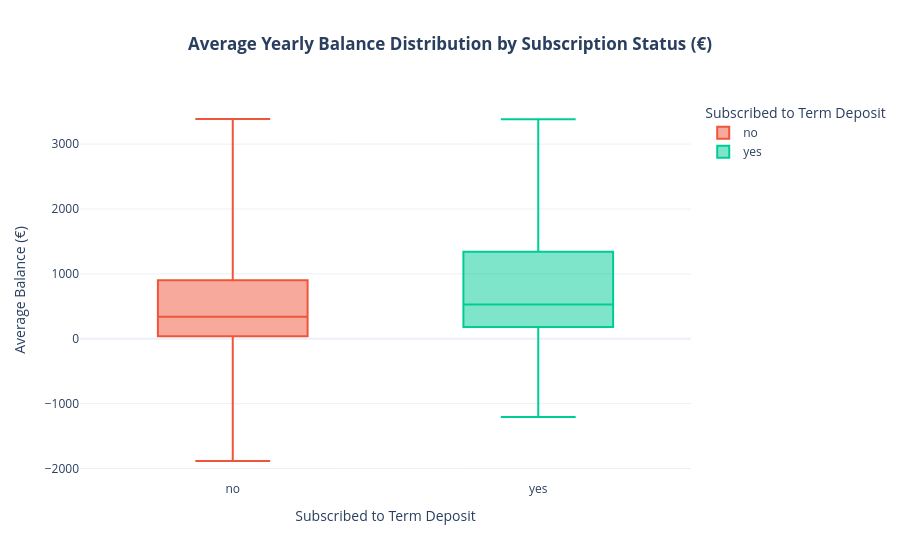

This figure's notebook cell:
### Markdown cell above
### Insight 6: Yearly Bank Balance vs Subscription

### Code cell
# Visual 6: Yearly Balance Boxplot by Target
fig6 = px.box(
    df_final,
    x='y',
    y='balance',
    color='y',
    points=False,
    title='<b>Average Yearly Balance Distribution by Subscription Status (€)</b>',
    labels={'y': 'Subscribed to Term Deposit', 'balance': 'Average Balance (€)'},
    color_discrete_map={'yes': '#00CC96', 'no': '#EF553B'}
)
fig6.update_layout(title_x=0.5)
fig6.show()

### Figure 1 — Plotly figure (JSON) as saved in the notebook; plotly's stock layout.template omitted (floating-point values rounded to 4 significant figures; data arrays with more than 128 entries replaced by an {"elided": "..."} marker saying what was removed)
{"data": [{"alignmentgroup": "True", "boxpoints": false, "hovertemplate": "Subscribed to Term Deposit=%{x}<br>Average Balance (€)=%{y}<extra></extra>", "legendgroup": "no", "marker": {"color": "#EF553B"}, "name": "no", "notched": false, "offsetgroup": "no", "orientation": "v", "showlegend": true, "type": "box", "x": {"elided": "31760 str values"}, "x0": " ", "xaxis": "x", "y": {"elided": "31760 int values"}, "y0": " ", "yaxis": "y"}, {"alignmentgroup": "True", "boxpoints": false, "hovertemplate": "Subscribed to Term Deposit=%{x}<br>Average Balance (€)=%{y}<extra></extra>", "legendgroup": "yes", "marker": {"color": "#00CC96"}, "name": "yes", "notched": false, "offsetgroup": "yes", "orientation": "v", "showlegend": true, "type": "box", "x": {"elided": "2865 str values"}, "x0": " ", "xaxis": "x", "y": {"elided": "2865 int values"}, "y0": " ", "yaxis": "y"}], "layout": {"boxmode": "overlay", "legend": {"title": {"text": "Subscribed to Term Deposit"}, "tracegroupgap": 0}, "title": {"text": "<b>Average Yearly Balance Distribution by Subscription Status (€)</b>", "x": 0.5}, "xaxis": {"anchor": "y", "categoryarray": ["no", "yes"], "categoryorder": "array", "domain": [0, 1], "title": {"text": "Subscribed to Term Deposit"}}, "yaxis": {"anchor": "x", "domain": [0, 1], "title": {"text": "Average Balance (€)"}}}}
